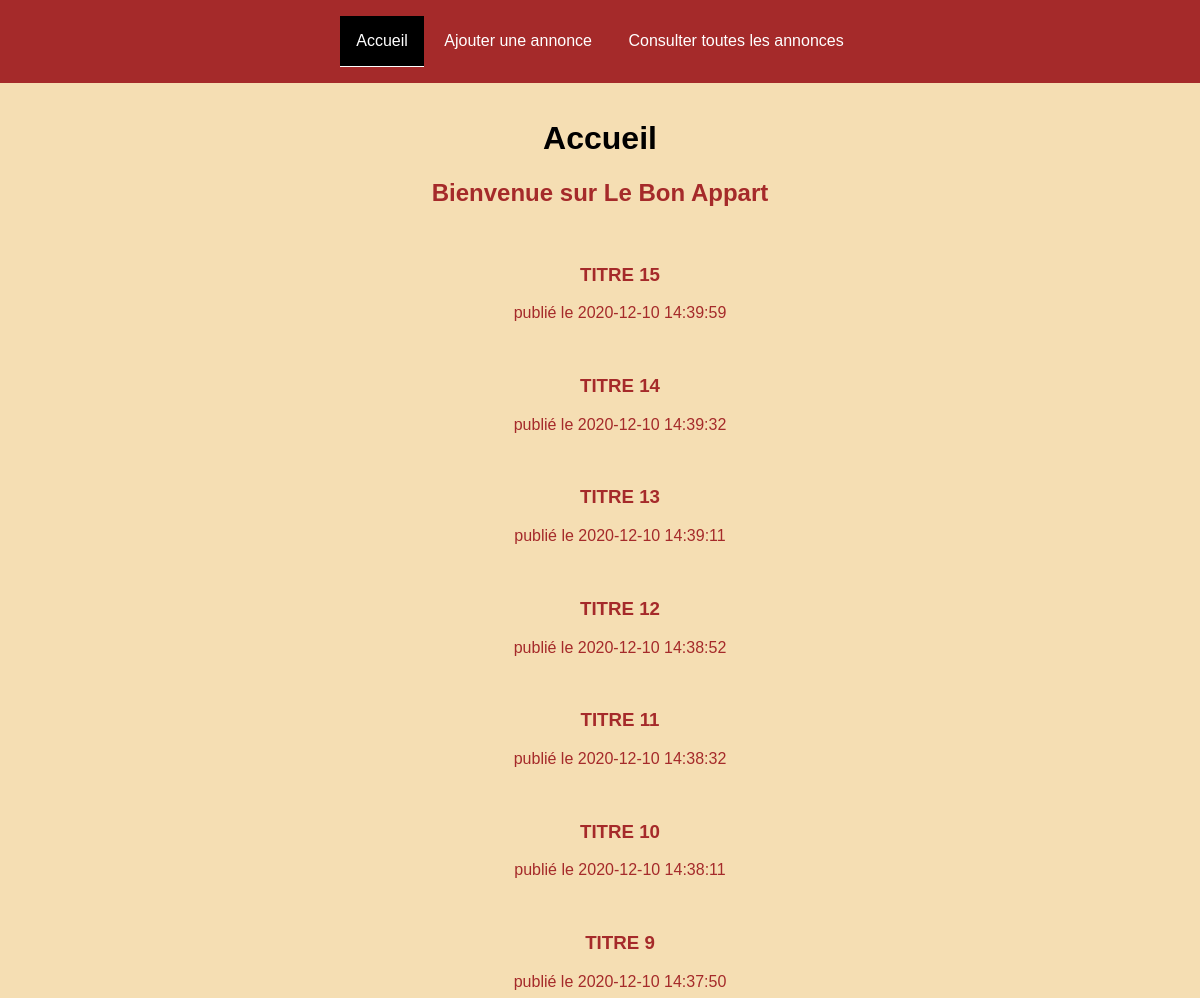
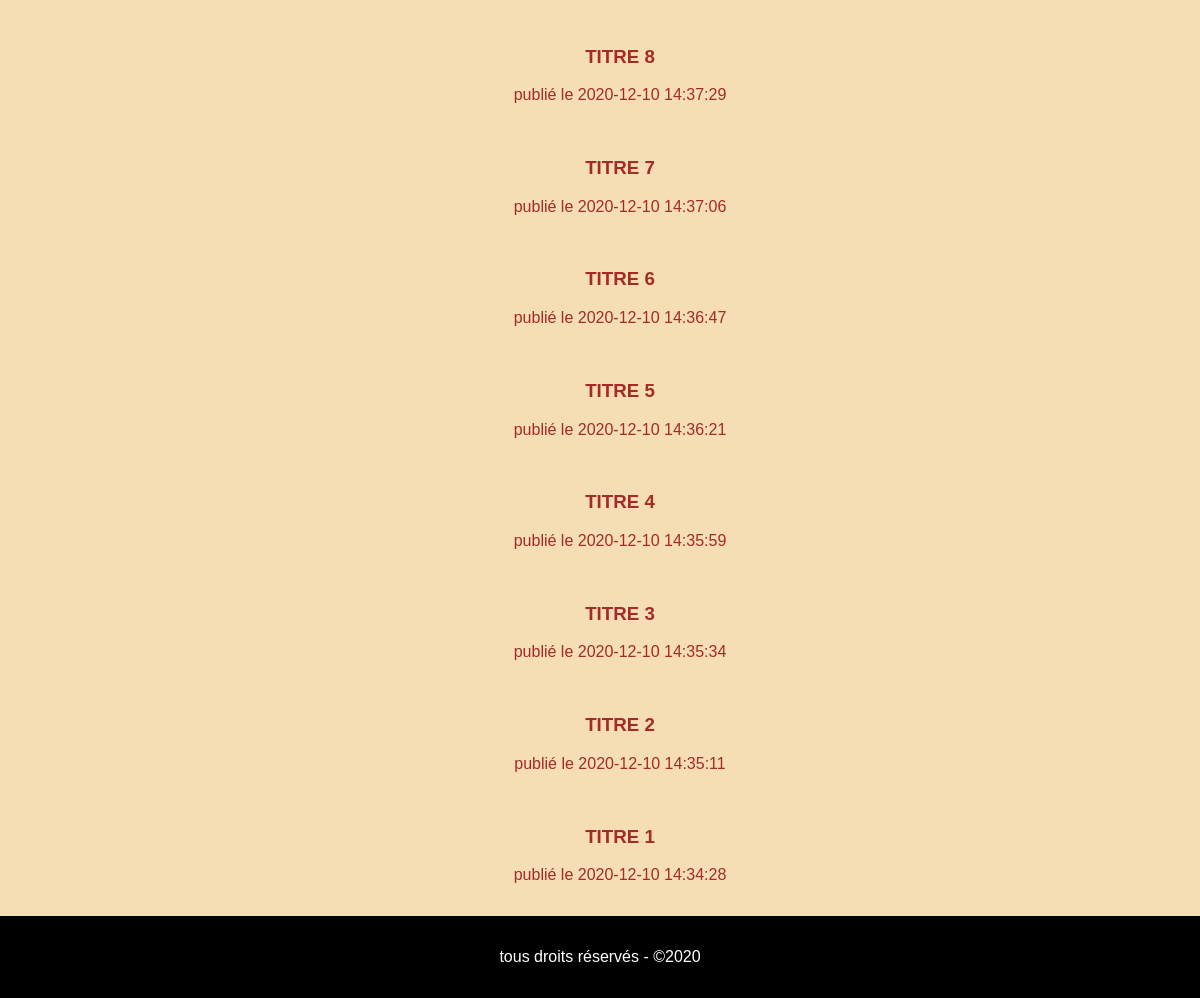
The app's page /, older data (2 pictures, top to bottom).
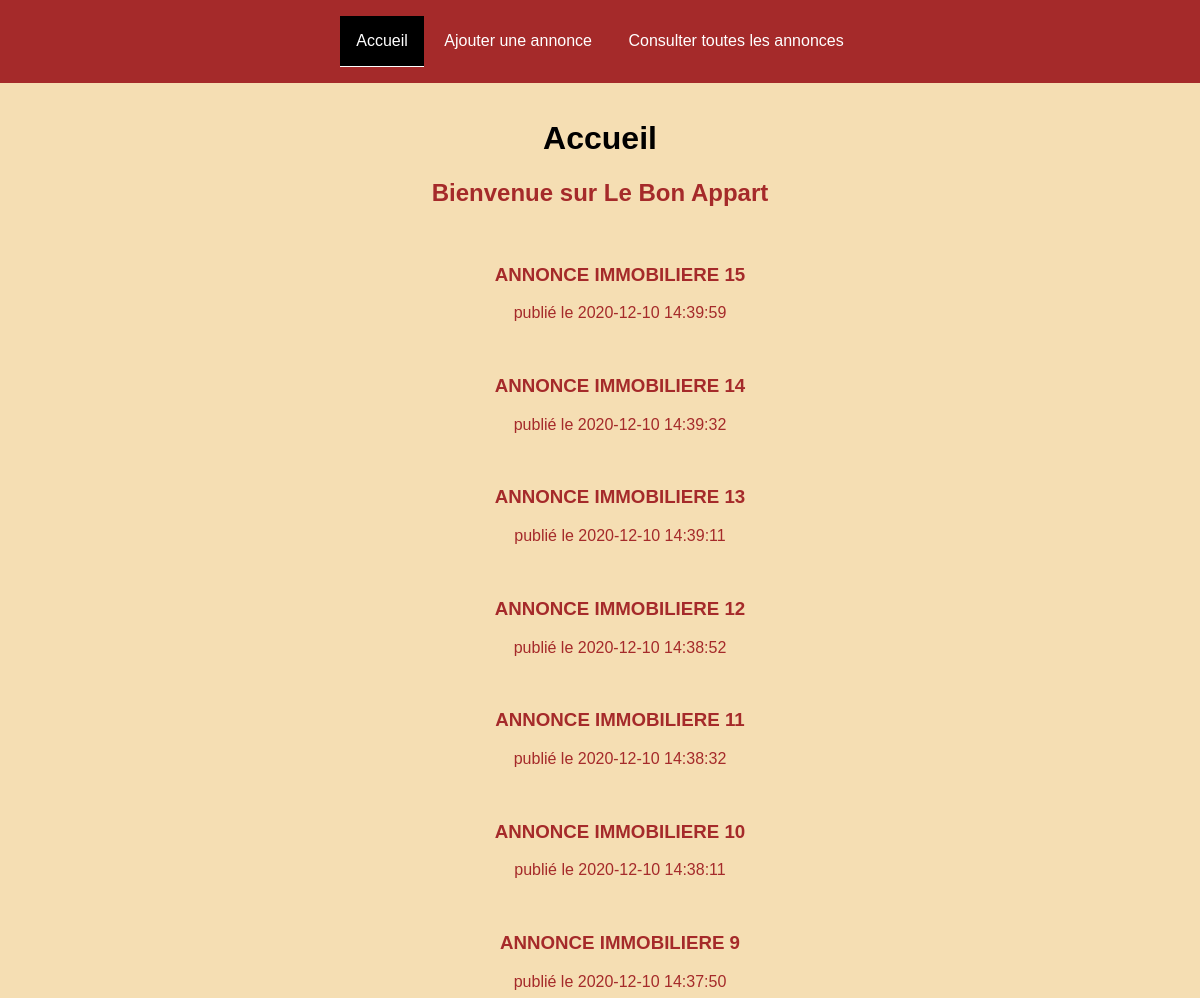
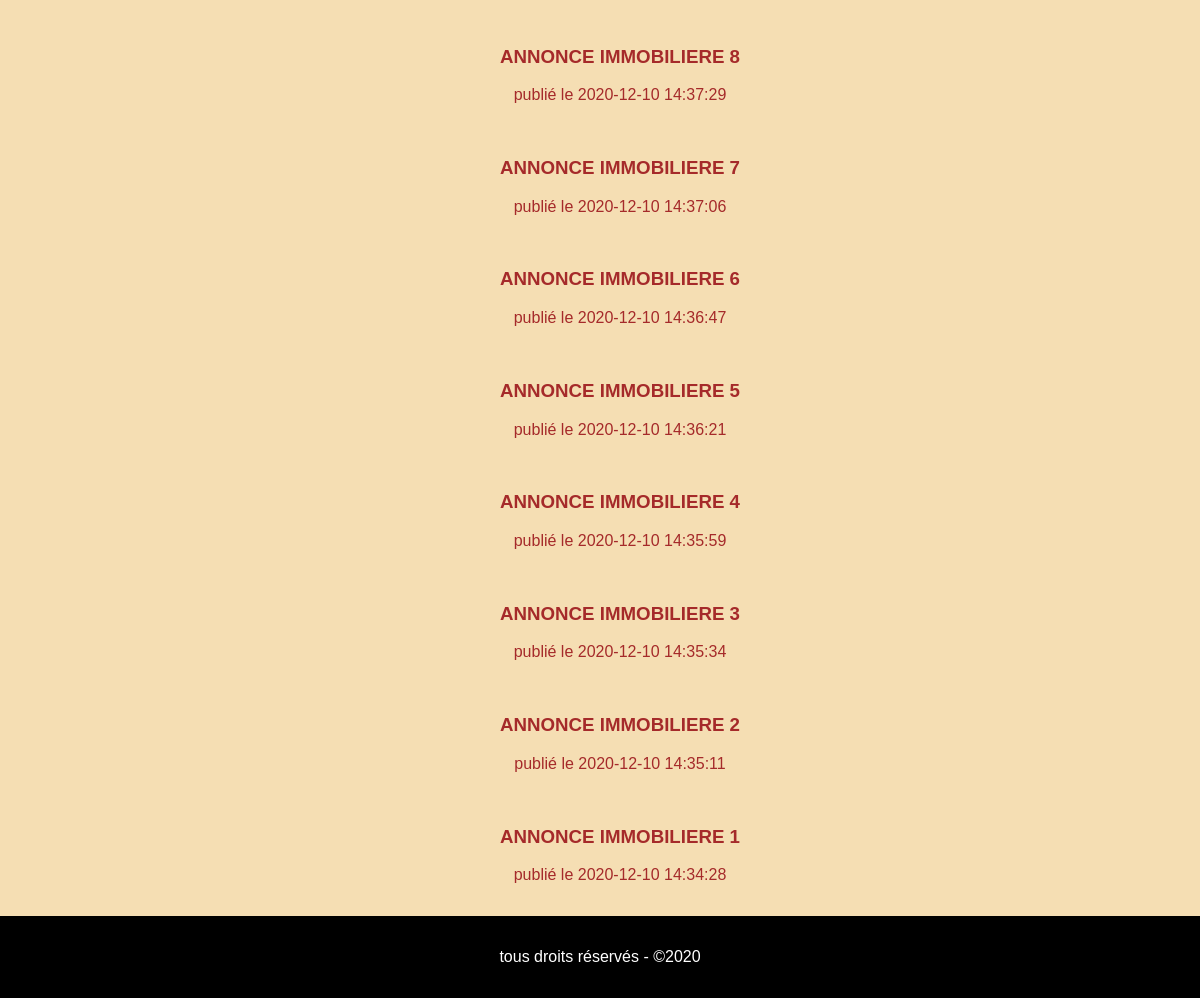
The same page, newer data (2 pictures, top to bottom).
### tables this page shows
CREATE TABLE `advert` (
  `id` int(11) NOT NULL,
  `title` varchar(160) NOT NULL,
  `description` text NOT NULL,
  `postal_code` varchar(160) NOT NULL,
  `city` varchar(160) NOT NULL,
  `type` varchar(160) NOT NULL,
  `price` varchar(160) NOT NULL,
  `reservation_message` text NOT NULL,
  `datePublication` datetime NOT NULL
);

### index.php (called while the page is built)
<?php
$titre = "Accueil";
require_once "php/view/header.php";
require_once "php/view/section-index.php";
require_once "php/view/footer.php";
?>

### php/model/fonctions-sql.php (called while the page is built, shortened)
<?php
function envoyerRequeteSql ($requeteSQL, $tabAsso)
{
    $user       = 'root';
    $password   = '';
    $hostSQL    = 'localhost';
    $portSQL    = '3306';
    $database   = 'database';
    $mysql        = "mysql:host=$hostSQL;port=$portSQL;dbname=$database;charset=utf8";
    try {
        if (Model::$dbh == null) {
            Model::$dbh = new PDO($mysql, $user, $password);
        }
        $sth = Model::$dbh->prepare($requeteSQL);
        $sth->execute($tabAsso);
        return $sth;
    } catch (PDOException $e) {
        echo 'Connexion échouée : ' . $e->getMessage();
    }
}
function lireTable ($table, $tri)
{
    $requeteSQL =
    <<<x
    SELECT * FROM $table
    ORDER BY $tri
    x;
    $resultat = envoyerRequeteSql($requeteSQL, []);
    $tabLigne = $resultat->fetchAll(PDO::FETCH_ASSOC);
    return $tabLigne;
}
?>

### php/view/fonctions-affichage.php (the view, shortened to what this page needs)
<?php
function afficherAnnonce()
{
    $tabLigne = lireTable("advert", "datePublication DESC");
    foreach($tabLigne as $ligneAsso)
    {
        extract($ligneAsso);
        echo
        <<<codehtml
        <br>
        <ul>
        <h3>$title</h3>
        <p>publié le $datePublication</p>
        </ul>
        codehtml;
    }
}

### php/view/header.php (shortened to what this page needs)
<?php
require_once "php/model/fonctions-sql.php";
require_once "php/view/fonctions-affichage.php";
?>
<!DOCTYPE html>
<html lang="fr">
<head>
    <link rel="stylesheet" href="assets/css/style.css">
</head>
<body>
    <header>
        <nav>
            <?php
$a = [
    "index.php"         => 'Accueil',
    "ajout-annonce.php" => 'Ajouter une annonce',
    "consult-annonces.php" => 'Consulter toutes les annonces',
];
foreach($a as $cle => $valeur)
{
    if ($valeur == $titre)
    {
        echo
        <<<html
            <a class="active" href="$cle">$valeur</a>
        html;
    }
    else
    {
        echo
        <<<html
            <a class="" href="$cle">$valeur</a>
        html;
    }
}
?>
        </nav>
    </header>
    <main>
        <h1><?php echo $titre ?></h1>

### php/view/section-index.php
<section>
    <h2>Bienvenue sur Le Bon Appart</h2>
    <?php afficherAnnonce() ?>
</section>

### php/view/footer.php
    </main>
    <footer>
        <p>tous droits réservés - &copy;2020</p>
    </footer>
</body>
</html>

### assets/css/style.css (style rules this page uses)
html, body { width: 100%; height:100%; padding: 0; margin:0; font-size:16px; font-family: Verdana, Geneva, Tahoma, sans-serif; }
* { box-sizing: border-box; }
header, main, footer { text-align: center; padding:1rem; }
header { background-color: brown; }
main { color: brown; background-color: wheat; }
footer { background-color: black; color: white; }
h1 { color: black; }
h2, h3 { width: 100%; }
nav a { color:white; text-decoration: none; display:inline-block; padding:1rem; }
nav a.active { background-color: black; border-bottom: 1px solid white; }

Row changes from the older to the newer data that the page shows:
changed advert: title "TITRE 15" → "ANNONCE IMMOBILIERE 15"
changed advert: title "TITRE 14" → "ANNONCE IMMOBILIERE 14"
changed advert: title "TITRE 13" → "ANNONCE IMMOBILIERE 13"
changed advert: title "TITRE 12" → "ANNONCE IMMOBILIERE 12"
changed advert: title "TITRE 11" → "ANNONCE IMMOBILIERE 11"
changed advert: title "TITRE 10" → "ANNONCE IMMOBILIERE 10"
changed advert: title "TITRE 9" → "ANNONCE IMMOBILIERE 9"
changed advert: title "TITRE 8" → "ANNONCE IMMOBILIERE 8"
changed advert: title "TITRE 7" → "ANNONCE IMMOBILIERE 7"
changed advert: title "TITRE 6" → "ANNONCE IMMOBILIERE 6"
changed advert: title "TITRE 5" → "ANNONCE IMMOBILIERE 5"
changed advert: title "TITRE 4" → "ANNONCE IMMOBILIERE 4"
changed advert: title "TITRE 3" → "ANNONCE IMMOBILIERE 3"
changed advert: title "TITRE 2" → "ANNONCE IMMOBILIERE 2"
changed advert: title "TITRE 1" → "ANNONCE IMMOBILIERE 1"
